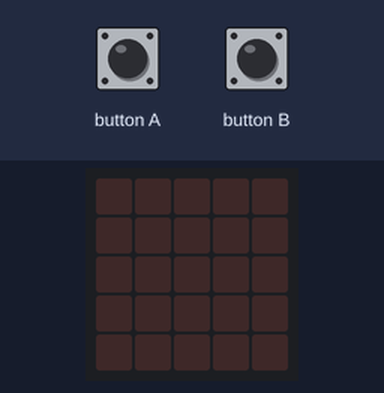
A program run on a simulated BBC micro:bit (MakeCode). Shown: the board's 5×5 LED display. The inputs (shaded band) are chosen by the test bench.

Above: at 1.2 s.
1.3 s: button A pressed for 0.15 s
At 1.65 s:
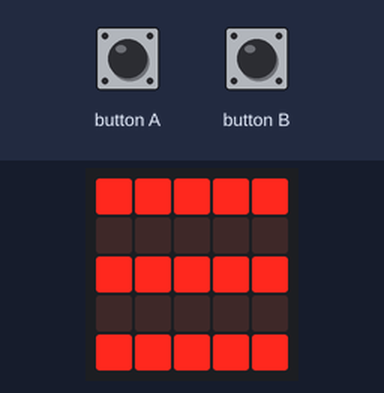
At 2.05 s:
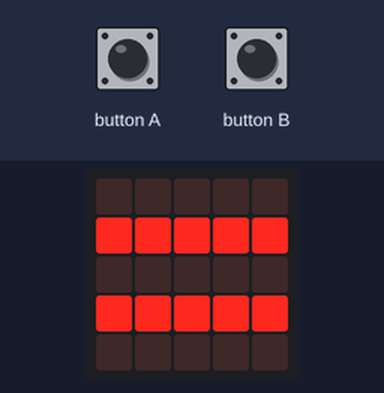
4.4 s: button B pressed for 0.15 s
At 4.75 s:
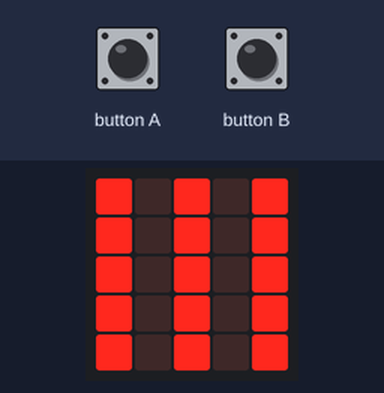
Timing chart, 0 to 7.4 s (numbered marks = the images above; inputs shaded):
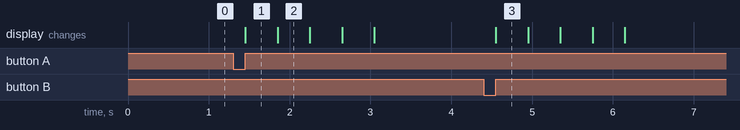

Measured:
- after the input at 1.3 s, the display: changes after 0.15 s (image 1)
- after the input at 4.4 s, the display: changes after 0.15 s (image 3)
- what the display in image 1 shows lasts 0.4 s, from 1.5 s to 1.9 s

The program:

main.ts
```typescript
input.onButtonPressed(Button.A, function () {
    if (true) {
        basic.showLeds(`
            # # # # #
            . . . . .
            # # # # #
            . . . . .
            # # # # #
            `)
        basic.showLeds(`
            . . . . .
            # # # # #
            . . . . .
            # # # # #
            . . . . .
            `)
        basic.showLeds(`
            # # # # #
            . . . . .
            # # # # #
            . . . . .
            # # # # #
            `)
        basic.showLeds(`
            . . . . .
            # # # # #
            . . . . .
            # # # # #
            . . . . .
            `)
    }
    basic.showLeds(`
        . . . . .
        . . . . .
        . . . . .
        . . . . .
        . . . . .
        `)
})
input.onButtonPressed(Button.B, function () {
    if (true) {
        basic.showLeds(`
            # . # . #
            # . # . #
            # . # . #
            # . # . #
            # . # . #
            `)
        basic.showLeds(`
            . # . # .
            . # . # .
            . # . # .
            . # . # .
            . # . # .
            `)
        basic.showLeds(`
            # . # . #
            # . # . #
            # . # . #
            # . # . #
            # . # . #
            `)
        basic.showLeds(`
            . # . # .
            . # . # .
            . # . # .
            . # . # .
            . # . # .
            `)
    }
    basic.showLeds(`
        . . . . .
        . . . . .
        . . . . .
        . . . . .
        . . . . .
        `)
})
```

test.ts
```typescript
// tests gaan hier; deze zal niet worden gecompileerd wanneer dit pakket wordt gebruikt als extensie.
```
